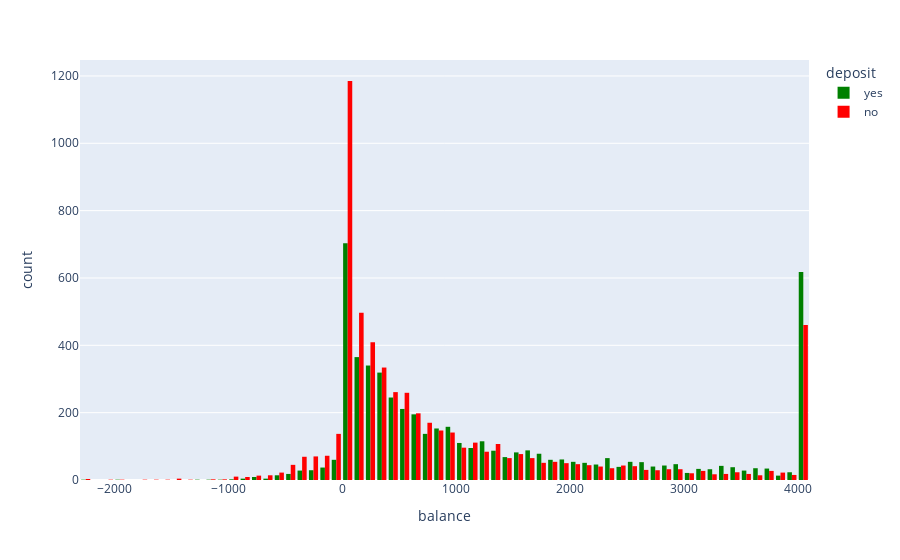

The cell this chart's notebook holds for it:
### Code cell
fig = px.histogram(df,x='balance'
                   ,color='deposit'
                   ,color_discrete_map={'yes':'green','no':'red'},
                   barmode='group')
fig

### Figure 1 — Plotly figure (JSON) as saved in the notebook; plotly's stock layout.template omitted (floating-point values rounded to 4 significant figures; data arrays with more than 128 entries replaced by an {"elided": "..."} marker saying what was removed)
{"data": [{"alignmentgroup": "True", "bingroup": "x", "hovertemplate": "deposit=yes<br>balance=%{x}<br>count=%{y}<extra></extra>", "legendgroup": "yes", "marker": {"color": "green", "pattern": {"shape": ""}}, "name": "yes", "offsetgroup": "yes", "orientation": "v", "showlegend": true, "type": "histogram", "x": {"elided": "5289 int values"}, "xaxis": "x", "yaxis": "y"}, {"alignmentgroup": "True", "bingroup": "x", "hovertemplate": "deposit=no<br>balance=%{x}<br>count=%{y}<extra></extra>", "legendgroup": "no", "marker": {"color": "red", "pattern": {"shape": ""}}, "name": "no", "offsetgroup": "no", "orientation": "v", "showlegend": true, "type": "histogram", "x": {"elided": "5873 int values"}, "xaxis": "x", "yaxis": "y"}], "layout": {"barmode": "group", "legend": {"title": {"text": "deposit"}, "tracegroupgap": 0}, "margin": {"t": 60}, "xaxis": {"anchor": "y", "domain": [0, 1], "title": {"text": "balance"}}, "yaxis": {"anchor": "x", "domain": [0, 1], "title": {"text": "count"}}}}
